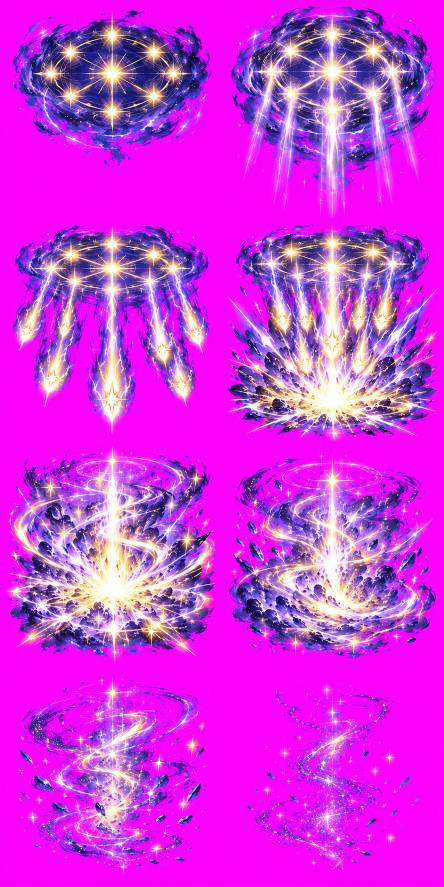
#> input picture assets/fx/forms/lightning-3/raw-sheet.png, 887 x 1774 px, found by its file name (shown at 1/2 size)
$ python export_fx.py
#> lines starting #> are read from the running program, lines starting #| are printed output that depends on the picture; after the words box and inside, x2 and y2 are one past the last pixel; in counts of white or black regions, pixels touching at a corner belong together
"""Pack Mika's form-2/3 skill FX (raw ImageGen sheets on #FF00FF) into runtime strips.

Each <name>/raw-sheet.png is keyed (soft magenta matte, colour un-mixed from the key), cut into its
grid cells and packed left-to-right into <name>.webp; fx.json (read by build.py as
ART.heroFx.fire.<name>) records the frame count, timing and, for the long weapon strips, where the
weapon's base sits in a frame (the point that is pinned to Mika's hands).

Weapon strips (blade2, glaive3) are aligned per frame on their base flame knot, so a frame drawn
shorter or shifted still grows out of the same point.
"""
import json
from pathlib import Path

import numpy as np
from PIL import Image
from scipy import ndimage

ROOT = Path(__file__).resolve().parent
KEY = np.array([255, 0, 255], dtype=np.float32)

# name: (cols, rows, out_w, out_h, frame ms, kind)
FX = {
    "blade2": (1, 3, 768, 230, 70, "weapon"),
    "glaive3": (1, 3, 768, 230, 70, "weapon"),
    "ring3": (1, 4, 768, 128, 70, "fx"),
    "impact2": (2, 2, 384, 384, 80, "fx"),
    "impact3": (2, 2, 384, 384, 85, "fx"),
    "slash2": (2, 2, 320, 320, 45, "fx"),
    "engulf3": (3, 2, 384, 384, 110, "fire"),
    "arc2s": (2, 2, 576, 384, 60, "fire"),
    "sweep3": (2, 2, 384, 384, 45, "fire"),
}


def key_out(img):
    """Soft matte: distance from pure magenta -> alpha, then remove the key colour from edges."""
    a = np.asarray(img.convert("RGB"), dtype=np.float32)
    dist = np.sqrt(((a - KEY) ** 2).sum(axis=2))
    alpha = np.clip((dist - 95) / 85, 0, 1)
    # Un-mix: observed = alpha * colour + (1 - alpha) * key.
    safe = np.maximum(alpha, 1e-3)[..., None]
    colour = np.clip((a - (1 - alpha[..., None]) * KEY) / safe, 0, 255)
    # Any magenta cast that survives (pink fringe) fades out.
    spill = np.minimum(colour[..., 0], colour[..., 2]) - colour[..., 1]
    alpha *= 1 - np.clip((spill - 40) / 60, 0, 1)
#> alpha: shape (1774, 887) float32; min 0, max 1, mean 0.362
    alpha[alpha < .04] = 0
#> alpha: shape (1774, 887) float32; min 0, max 1, mean 0.362
    return Image.fromarray(np.dstack([colour, alpha * 255]).astype("uint8"), "RGBA")


def fire_only(img):
    """A fire is never greener than it is red: a pink haze the key un-mixed into grey-green is dropped."""
    a = np.asarray(img, dtype=np.float32).copy()
    r, g = a[..., 0], a[..., 1]
    a[..., 3] *= np.clip(1 - (g - r) / 25, 0, 1)   # white-hot cores (r == g) stay
    return Image.fromarray(a.clip(0, 255).astype("uint8"), "RGBA")


def base_point(frame):
    """Leftmost solid pixel near the frame's vertical middle: the weapon's base knot."""
    al = np.asarray(frame.getchannel("A")) > 128
    h = al.shape[0]
    band = al[int(h * .3):int(h * .7)]
    cols = np.nonzero(band.any(axis=0))[0]
    x = int(cols.min())
    ys = np.nonzero(al[:, x:x + 6].any(axis=1))[0]
    return x, float(ys.mean())


def main():
    meta = {}
    for name, (cols, rows, ow, oh, ms, kind) in FX.items():
        raw = key_out(Image.open(ROOT / name / "raw-sheet.png"))
        cw, ch = raw.width / cols, raw.height / rows
#> cw = 887; ch = 591.3
        frames = []
        if kind == "weapon":
            # A big crescent may spill past its strip: every piece goes to the strip holding its
            # centre and is cut out whole, with room above and below.
            alpha = np.asarray(raw.getchannel("A")) > 10
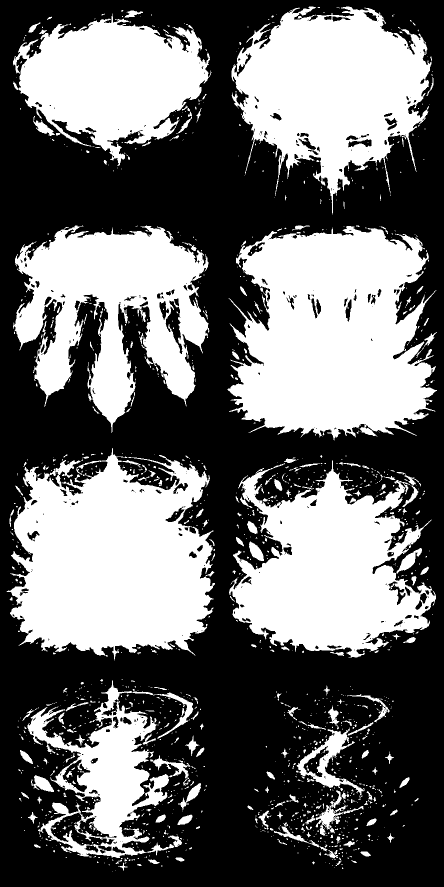
#> alpha: shape (1774, 887) bool (shown at 1/2 size); 42.5% white; 1448 white regions (1186 under 20 px), largest, box (x1, y1, x2, y2) and area: (455, 452, 874, 881) 130112, (13, 896, 430, 1321) 123211, (463, 13, 863, 429) 94119
            labels, count = ndimage.label(alpha)
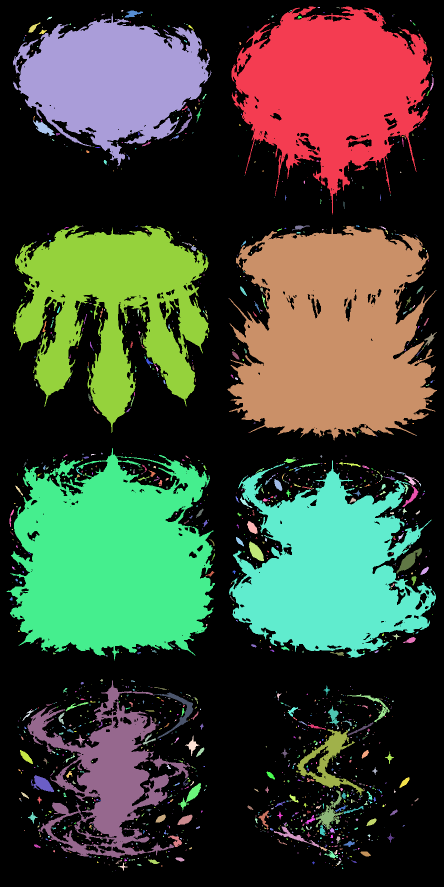
#> labels: shape (1774, 887) int32 (shown at 1/2 size); 1741 distinct labels, from 0 to 1740; one colour per label, 0 black
#> count = 1740
            centres = ndimage.center_of_mass(alpha, labels, range(1, count + 1))
#> centres = 1740 pairs, first value 14.56 to 1743, second value 21.33 to 872
            pad = round((oh / ow * cw - ch) / 2)
#> pad = -163
            arr = np.asarray(raw)
            for r in range(rows):
                own = [j + 1 for j, (y, x) in enumerate(centres) if min(rows - 1, int(y // ch)) == r]
                top = round(r * ch) - pad
                cut = np.zeros((round(ch) + 2 * pad, raw.width, 4), dtype=np.uint8)
                y0, y1 = max(0, top), min(raw.height, top + cut.shape[0])
                keep = np.isin(labels[y0:y1], own)
                cut[y0 - top:y1 - top] = np.where(keep[..., None], arr[y0:y1], 0)
                frames.append(Image.fromarray(cut, "RGBA").resize((ow, oh), Image.Resampling.LANCZOS))
#> this loop made 3 passes
#> pass 1, in main, `keep = np.isin(labels[y0:y1], own)`:
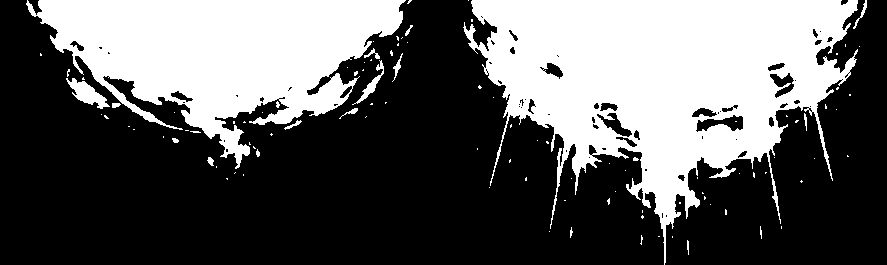
#> keep: shape (265, 887) bool; 36.7% white; 103 white regions (87 under 20 px), largest, box (x1, y1, x2, y2) and area: (463, 0, 858, 265) 51486, (26, 0, 406, 169) 33045, (66, 78, 110, 109) 571
#> after the loop:
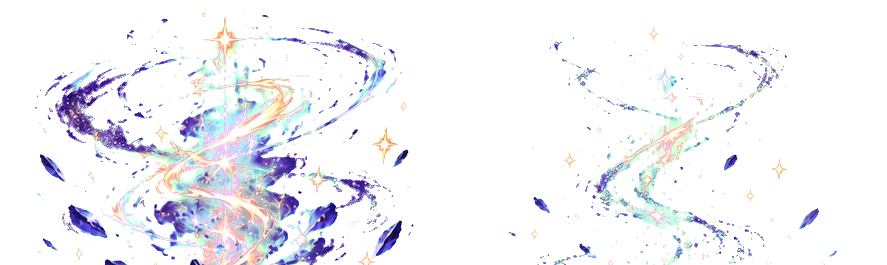
#> cut: shape (265, 887, 4); mean R, G, B, A 23.6, 30.1, 32, 31.7; transparent parts drawn white
#> after the loop, frames = 3 items
        for i in range(cols * rows) if kind != "weapon" else []:
            c, r = i % cols, i // cols
            cell = raw.crop((round(c * cw), round(r * ch), round((c + 1) * cw), round((r + 1) * ch)))
            cell = cell.resize((ow, oh), Image.Resampling.LANCZOS)
            frames.append(fire_only(cell) if kind == "fire" else cell)
        entry = {"file": f"assets/fx/heroes/fire/{name}.webp", "count": len(frames), "frameDuration": ms,
                 "width": ow, "height": oh}
#> entry = {'file': 'assets/fx/heroes/fire/blade2.webp', 'count': 3, 'frameDuration': 70, 'width': 768, 'height': 230}
        if kind == "weapon":
            # Every frame's base knot on one point (3% in, vertical middle).
            target = (round(ow * .03), oh / 2)
            aligned = []
            for f in frames:
                bx, by = base_point(f)
                out = Image.new("RGBA", (ow, oh), (0, 0, 0, 0))
                out.paste(f, (target[0] - bx, round(target[1] - by)), f)
                aligned.append(out)
#> this loop made 3 passes
#> (x in base_point, bx, by) on passes 1 to 3: (59, 59, 33.79), (42, 42, 182.2), (31, 31, 160.3)
#> pass 1, in base_point, `band = al[int(h * .3):int(h * .7)]`:
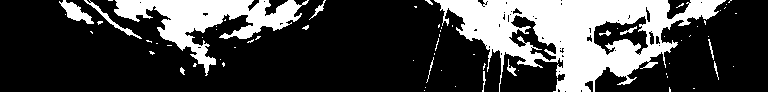
#> band: shape (92, 768) bool; 26.6% white; 68 white regions (54 under 20 px), largest, box (x1, y1, x2, y2) and area: (434, 0, 726, 92) 12534, (114, 0, 309, 76) 5031, (59, 0, 94, 24) 353
#> after the loop:
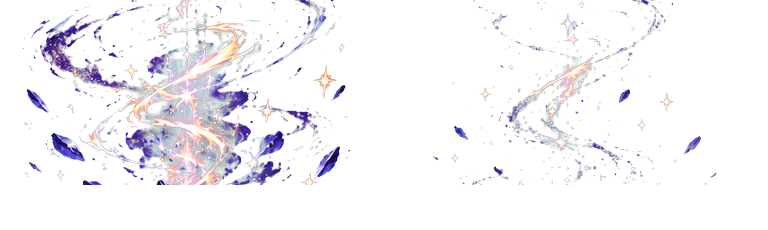
#> out: PIL image 768x230 RGBA; mean R, G, B, A 18.5, 18.6, 22.9, 24.4; transparent parts drawn white
#> after the loop, aligned = 3 items
            frames = aligned
            entry["base"] = [round(target[0] / ow, 4), .5]
        strip = Image.new("RGBA", (ow * len(frames), oh), (0, 0, 0, 0))
#> strip: PIL image 2304x230 RGBA; every value is 0
        for i, f in enumerate(frames):
            strip.alpha_composite(f, (ow * i, 0))
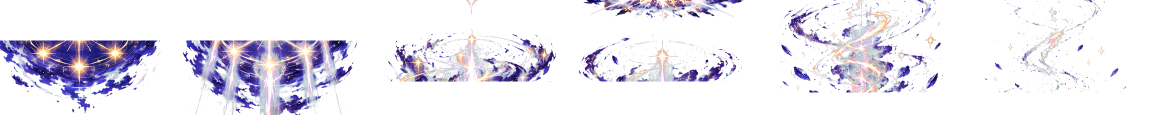
#> strip: PIL image 2304x230 RGBA (shown at 1/2 size); mean R, G, B, A 24.8, 23.8, 34.3, 42.5; transparent parts drawn white
        strip.save(ROOT / f"{name}.webp", "WEBP", quality=92, alpha_quality=95, method=6)
        meta[name] = entry
        print("[ok]", name, strip.size)
#| [ok] blade2 (2304, 230)
    (ROOT / "fx.json").write_text(json.dumps(meta, indent=2) + "\n", encoding="utf-8")


if __name__ == "__main__":
    main()
